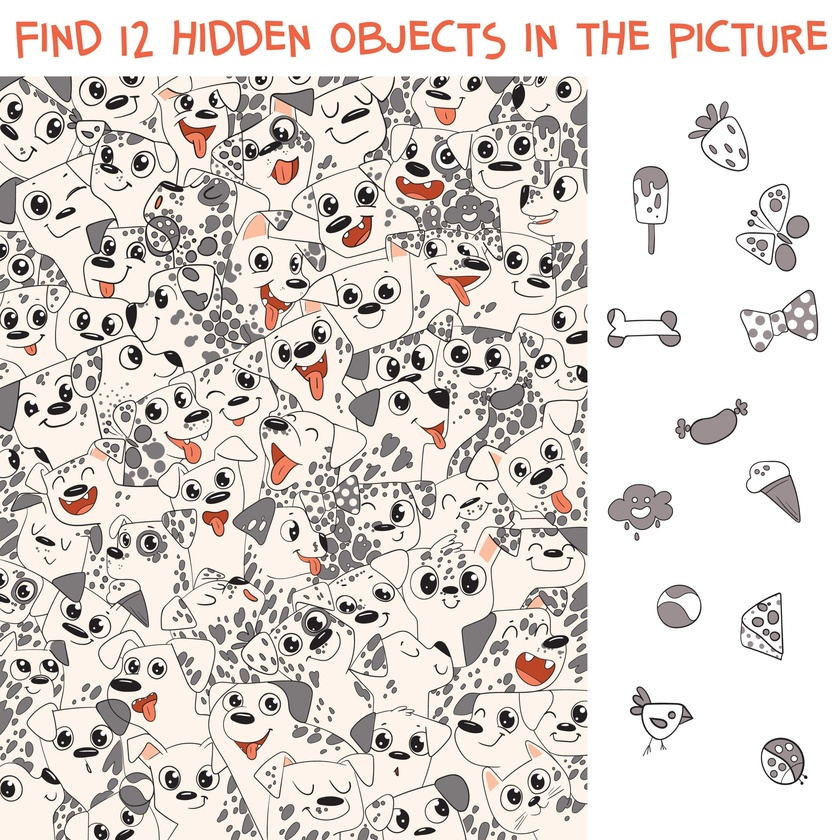
#> input picture Original_Images/finding_objects.jpg, 840 x 840 px, shrunk from 2560 x 2560 before the run, found by its file name
$ jupyter execute --allow-errors main.ipynb
#> lines starting #> are read from the running program, lines starting #| are printed output that depends on the picture; after the words box and inside, x2 and y2 are one past the last pixel; in counts of white or black regions, pixels touching at a corner belong together
# Importing libs #

[cell 1]
import cv2
import os
import numpy as np
import pandas as pd
import matplotlib.pyplot as plt

# Image Processing #

## Reading Original Image ##

[cell 2]
# Image path
folder_path = r'D:\Year3\Computer_Vision\College\Mid_Term_Exam\Original_Images'
sub_folder_objects_path = r'D:\Year3\Computer_Vision\College\Mid_Term_Exam\Detected_Objects'
file_path = r'D:\Year3\Computer_Vision\College\Mid_Term_Exam\Original_Images\finding_objects.jpg'

[cell 3]
# Reading image
image = cv2.imread(file_path)
#> image is the input picture: shape (840, 840, 3); mean B, G, R 208.8, 213.5, 221.2

"""
Showing image in true color
[:, :, ::-1]: This slicing operation is applied along the channel dimension:

    : → Selects all rows.

    : → Selects all columns.

    ::-1 → Reverses the order of the last dimension (color channels: BGR to RGB).
"""
plt.imshow(image[:, :, ::-1])

## Defining Regions: Main Part and Object Part ##

[cell 4]
# Determine the dimensions
height, width, _ = image.shape
#> height = 840; width = 840
print(f'height: {height}\nwidth: {width}')
#| height: 840
#| width: 840

# Manually define regions based on observed structure
text_zone_height = int(height * 0.088)
#> text_zone_height = 73
main_zone_width = int(width * 0.70)
#> main_zone_width = 588

# Extracting regions based on defined zones
text_image = image[:text_zone_height, :]
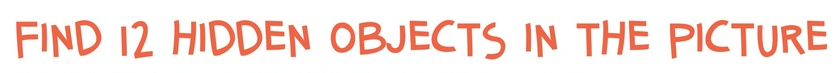
#> text_image: shape (73, 840, 3); mean B, G, R 224.8, 230.1, 250
main_image = image[text_zone_height:, :main_zone_width]
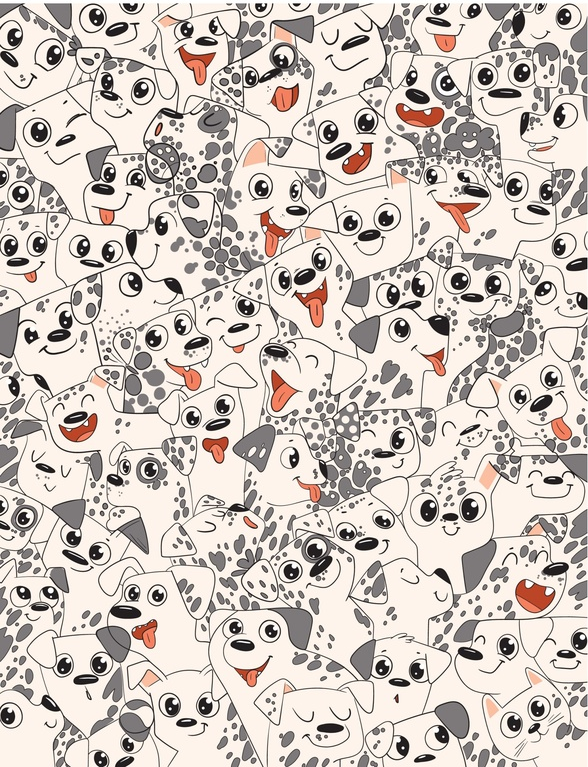
#> main_image: shape (767, 588, 3); mean B, G, R 191.7, 198.3, 207.5
objects_image = image[text_zone_height:, main_zone_width:]
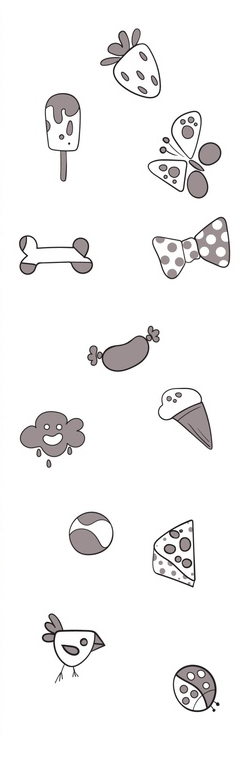
#> objects_image: shape (767, 252, 3); mean B, G, R 243.7, 243.6, 244.2

# Displaying images in subplots
fig, axes = plt.subplots(1, 3, figsize=(12, 12))

axes[0].set_title('Text Image')
axes[0].imshow(text_image)

axes[1].set_title('Main Image')
axes[1].imshow(main_image)

axes[2].set_title('Objects Image')
axes[2].imshow(objects_image)

# Saving images

# Define file paths for saving
main_image_path = os.path.join(folder_path, 'main_image.jpg')
objects_image_path = os.path.join(folder_path, 'objects.jpg')

# Saving images
cv2.imwrite(main_image_path, main_image)
print(f'Main_image saved to {main_image_path}')

cv2.imwrite(objects_image_path, objects_image)
print(f'objects_image saved to {objects_image_path}')
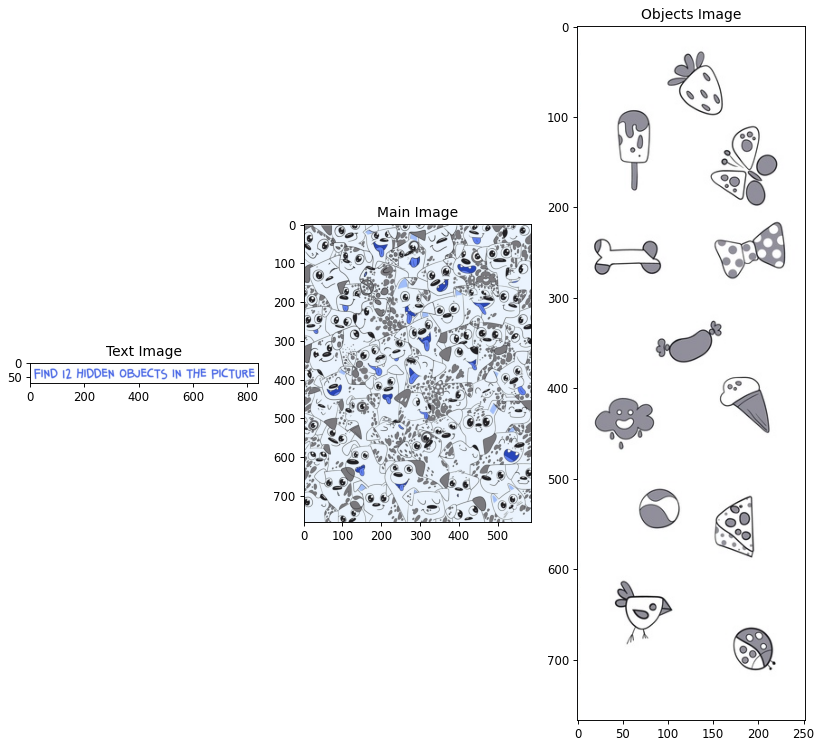
#> figure drawn by matplotlib, 3 panels; B, G, R data is drawn as R, G, B

[cell 5]
# [4 lines of commented-out code are left out]

[cell 6]
# sigma = min(main_image_gray.shape) / 50
# radius = int(6 * sigma + 1)
# print(sigma, radius)

[cell 7]
# [4 lines of commented-out code are left out]

[cell 8]
# # Showing images in gray scale and blurred mode
# fig, axes = plt.subplots(1, 2, figsize=(12, 12))
# axes[0].imshow(main_image_gray, cmap='gray')
# axes[1].imshow(main_image_blur, cmap='gray')

[cell 9]
# plt.imshow(cv2.imread(objects_image_path, 0), cmap='gray')

## Isolating Objects ##

[cell 10]
# Load the image in grayscale
img = cv2.imread(objects_image_path, cv2.IMREAD_GRAYSCALE)
#> img: shape (767, 252); min 2, max 255, mean 243.7

threshold_value = 200

# Apply inverse binary thresholding with a tuned threshold value.
#If a pixel value in img is greater than 200, it is set to 0 (black).
#If a pixel value is less than or equal to 200, it is set to 255 (white).
_, binary = cv2.threshold(img, threshold_value, 255, cv2.THRESH_BINARY_INV)
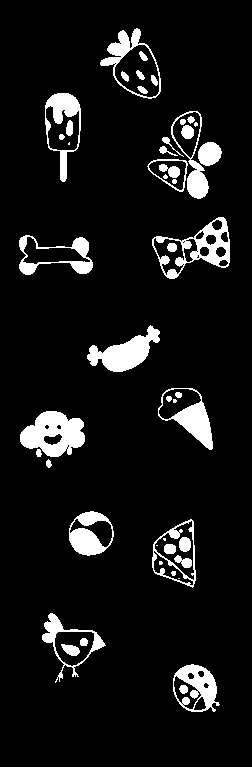
#> binary: shape (767, 252); 8.3% white; 48 white regions (8 under 20 px), largest, box (x1, y1, x2, y2) and area: (20, 411, 85, 457) 1932, (87, 325, 160, 372) 1557, (152, 217, 230, 279) 1490

# Apply morphological closing with a larger kernel to connect object parts
kernel = cv2.getStructuringElement(cv2.MORPH_ELLIPSE, (15, 15))
binary_closed = cv2.morphologyEx(binary, cv2.MORPH_CLOSE, kernel)
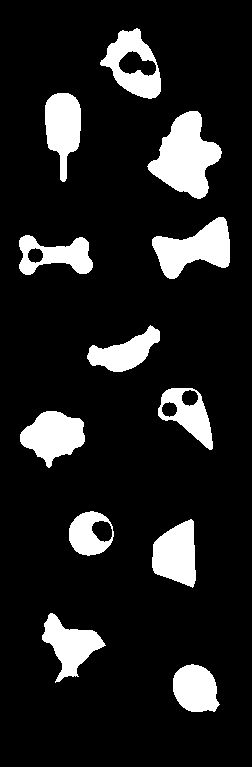
#> binary_closed: shape (767, 252); 12.9% white; 12 white regions, largest, box (x1, y1, x2, y2) and area: (147, 111, 222, 199) 3658, (152, 217, 230, 279) 2677, (20, 411, 85, 468) 2301

# Find connected components with statistics
num_labels, labels, stats, centroids = cv2.connectedComponentsWithStats(binary_closed, connectivity=8)
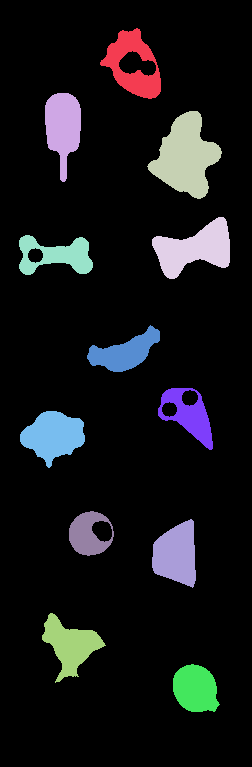
#> labels: shape (767, 252) int32; 13 distinct labels, from 0 to 12; one colour per label, 0 black
#> num_labels = 13; stats = 13 rows, first 6: [0, 0, 252, 767, 168356], [100, 28, 61, 71, 2095], [45, 93, 36, 89, 2109], [147, 111, 75, 88, 3658], [152, 217, 78, 62, 2677], [19, 235, 74, 40, 1671]; centroids = 13 rows, first 8: [124.5, 388.2], [132.7, 64.65], [62.66, 126.7], [185.5, 156.3], [194.2, 248.3], [56.11, 254.9], [124.4, 351.8], [188.5, 414.8]

# Filter out small components (noise) based on area
min_area = 2000  # Adjust this value based on the size of your smallest object
filtered_labels = []
for i in range(1, num_labels):  # Skip background (label 0)
    area = stats[i, cv2.CC_STAT_AREA]
    if area >= min_area:
        filtered_labels.append(i)
#> this loop made 12 passes
#> area on passes 1 to 12: 2095, 2109, 3658, 2677, 1671, 1674, 1571, 2301, 1253, 2177, 2001, 1741
#> after the loop, filtered_labels = [1, 2, 3, 4, 8, 10, 11]

# Print the number of detected objects
print(f"Number of objects detected: {len(filtered_labels)}")
#| Number of objects detected: 7

# Save each detected object as a separate image
for idx, i in enumerate(filtered_labels, start=1):
    # Get bounding box coordinates
    x = stats[i, cv2.CC_STAT_LEFT]
    y = stats[i, cv2.CC_STAT_TOP]
    w = stats[i, cv2.CC_STAT_WIDTH]
    h = stats[i, cv2.CC_STAT_HEIGHT]

    # Crop the object from the original image
    object_img = img[y:y+h, x:x+w]

    object_path = os.path.join(sub_folder_objects_path, f'object_{idx}.jpg')
    # Save the cropped image
    cv2.imwrite(object_path, object_img)
    print(f'Image saved to {object_path}')
#> this loop made 7 passes
#> (i, x, y, w, h) on passes 1 to 7: (1, 100, 28, 61, 71), (2, 45, 93, 36, 89), (3, 147, 111, 75, 88), (4, 152, 217, 78, 62), (8, 20, 411, 65, 57), (10, 152, 519, 44, 69), (11, 42, 613, 64, 70)
#| Image saved to D:\Year3\Computer_Vision\College\Mid_Term_Exam\Detected_Objects/object_1.jpg
#| Image saved to D:\Year3\Computer_Vision\College\Mid_Term_Exam\Detected_Objects/object_2.jpg
#| Image saved to D:\Year3\Computer_Vision\College\Mid_Term_Exam\Detected_Objects/object_3.jpg
#| Image saved to D:\Year3\Computer_Vision\College\Mid_Term_Exam\Detected_Objects/object_4.jpg
#| Image saved to D:\Year3\Computer_Vision\College\Mid_Term_Exam\Detected_Objects/object_5.jpg
#| Image saved to D:\Year3\Computer_Vision\College\Mid_Term_Exam\Detected_Objects/object_6.jpg
#| Image saved to D:\Year3\Computer_Vision\College\Mid_Term_Exam\Detected_Objects/object_7.jpg
#> pass 1, `object_img = img[y:y+h, x:x+w]`:
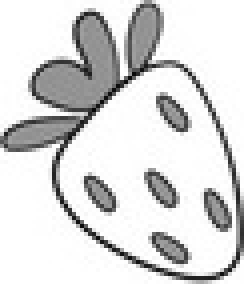
#> object_img: shape (71, 61) (shown 4 times larger); min 6, max 255, mean 216.4
#> pass 2, `object_img = img[y:y+h, x:x+w]`:
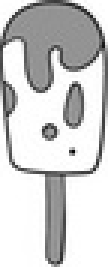
#> object_img: shape (89, 36) (shown 3 times larger); min 4, max 255, mean 205.9
#> pass 3, `object_img = img[y:y+h, x:x+w]`:
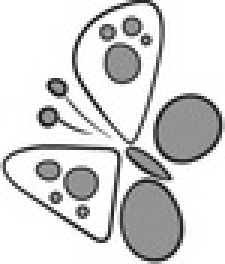
#> object_img: shape (88, 75) (shown 3 times larger); min 10, max 255, mean 212.8

[cell 11]
# img = cv2.imread(objects_image_path, cv2.IMREAD_GRAYSCALE)

# # Apply inverse binary thresholding with a tuned threshold value
# # Adjust '200' based on your image (try 150–220)
# _, binary = cv2.threshold(img, 200, 255, cv2.THRESH_BINARY_INV)
# plt.imshow(binary, cmap='gray')

[cell 12]
# # Apply morphological closing with a larger kernel to connect object parts
# kernel = cv2.getStructuringElement(cv2.MORPH_ELLIPSE, (15, 15))
# binary_closed = cv2.morphologyEx(binary, cv2.MORPH_CLOSE, kernel)
# plt.imshow(binary_closed, cmap='gray')

# Object Detection Strategy #

## Defining paths ##

[cell 13]
# Main part
print(main_image_path)

[cell 14]
object_names = [f"object_{index}" for index in range(1, 13)]
template_images_path = [os.path.join(sub_folder_objects_path, f"{name}.jpg") for name in object_names] # list of object path

## Strategy ##

### Loading and processing images ###

[cell 15]
def load_images(main_image_path, template_images_path):
    """
    Load the main image and template images

    Args:
        main_image_path: Path to the main image with dalmatians
        template_images_path: List of paths to the 12 object templates

    Returns:
        main_img: The main image
        templates: List of template images
    """
    main_img = cv2.imread(main_image_path)
    main_img = cv2.cvtColor(main_img, cv2.COLOR_BGR2RGB)

    templates = []
    for path in template_images_path:
        img = cv2.imread(path)
#> img: shape (71, 61, 3); min 4, max 255, mean 216.2
        img = cv2.cvtColor(img, cv2.COLOR_BGR2RGB)
        templates.append(img)

    return main_img, templates
